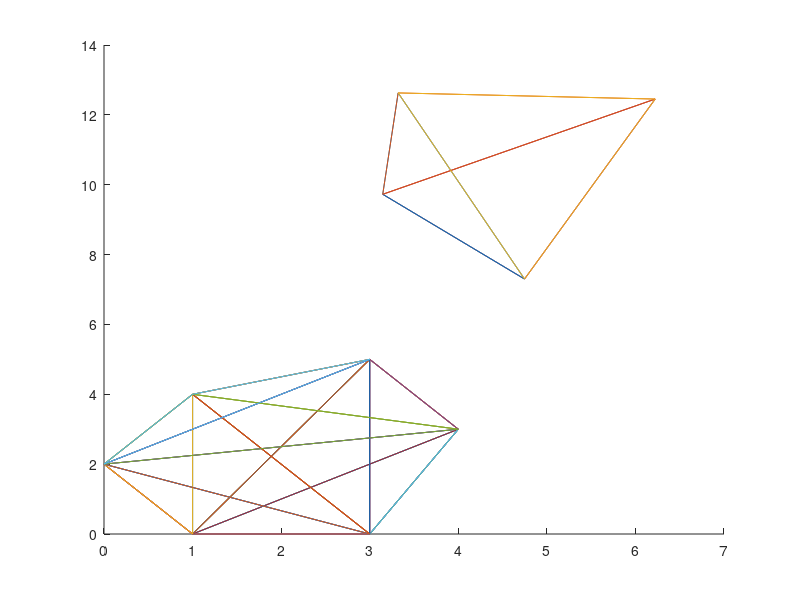

Write the MATLAB code that produced this figure.
%% Machine Vision Homework 2
% Problem 3 Part b
% Arthor: Xinyi Cai

%% Part 2

% Housekeeping
clc; 
clear all; 

x_t = [1, 3, 4, 3, 1, 0]'; 
y_t = [0, 0, 3, 5, 4, 2]'; 

x_i = [3.147, 4.748, 6.223, 3.321]'; 
y_i = [9.726, 7.3, 12.453, 12.628]'; 

% Find all possible permutations of vertices to form unique triangles
C_x_t = nchoosek(x_t, 3); 
C_y_t = nchoosek(y_t, 3); 

C_x_i = nchoosek(x_i, 3); 
C_y_i = nchoosek(y_i, 3); 

% Plot the triangles
figure; 
hold on
for i = 1:length(C_x_t)
    plot([C_x_t(i, :), C_x_t(i, 1)], [C_y_t(i, :), C_y_t(i, 1)])
end

for i = 1:length(C_x_i)
    plot([C_x_i(i, :), C_x_i(i, 1)], [C_y_i(i, :), C_y_i(i, 1)])
end

hold off

% Find all possible match
for i = 1:length(C_x_t)
    for j = 1:length(C_x_i)
        
        
        
    end
end
























